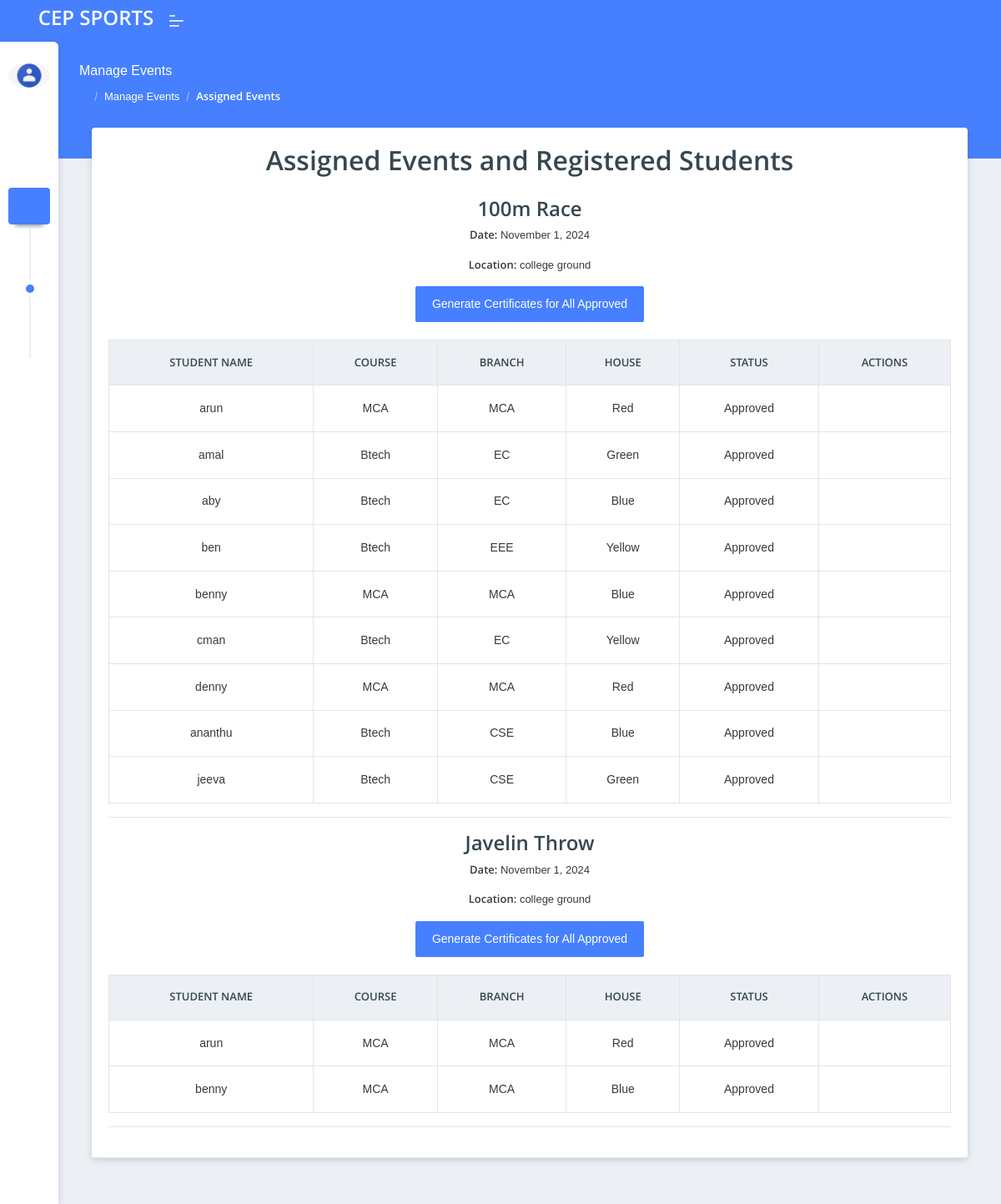
The app's page /coordinator/assigned_events/ (signed in) with its own data.
### admin_panel/models.py (models this page shows, shortened)
class SportEvent(models.Model):
    title = models.CharField(max_length=255)
    description = models.TextField()
    date = models.DateField()
    time = models.TimeField()
    location = models.CharField(max_length=255)
    sport_type = models.CharField(max_length=50)
    remarks = models.TextField(blank=True, null=True)
    coordinator = models.ForeignKey(Coordinator, on_delete=models.CASCADE)

### student/models.py (models this page shows, shortened)
class EventRegistration(models.Model):
    full_name = models.CharField(max_length=100)
    course = models.CharField(max_length=100)
    branch = models.CharField(max_length=100)
    event = models.ForeignKey(SportEvent, on_delete=models.CASCADE)
    student = models.ForeignKey(CoreStudent, on_delete=models.CASCADE,null=True)
    house = models.ForeignKey('coordinator.House', on_delete=models.CASCADE, default=1)  # Link to the House model
    approved = models.BooleanField(default=False)

### coordinator/models.py (models this page shows, shortened)
class House(models.Model):
    name = models.CharField(max_length=100)
    description = models.TextField()
    assigned_coordinator = models.ForeignKey(Coordinator, on_delete=models.CASCADE, related_name='houses')

### coordinator/views.py (the view)
# urls.py: path('assigned_events/', views.view_assigned_events, name='view_assigned_events'),
@login_required
def view_assigned_events(request):
    coordinator = get_object_or_404(Coordinator, user=request.user)
    assigned_events = CoordinatorAssignedEvent.objects.filter(coordinator=coordinator)
    events_with_students = []
    for assigned_event in assigned_events:
        event = assigned_event.sport_event
        registrations = EventRegistration.objects.filter(event=event)
        events_with_students.append((event, registrations))
    context = {
        'events_with_students': events_with_students,
    }
    return render(request, 'coordinator/view_assigned_events.html', context)

### coordinator/templates/coordinator/view_assigned_events.html (shortened to what this page needs)
{% extends "coordinator/base.html" %}
{% load static %}
{% block content %}
<div class="pcoded-main-container">
    <div class="pcoded-content">
        <div class="page-header">
            <div class="page-block">
                <div class="row align-items-center">
                    <div class="col-md-12">
                        <div class="page-header-title">
                            <h5 class="m-b-10">Manage Events</h5>
                        </div>
                        <ul class="breadcrumb">
                            <li class="breadcrumb-item"><a href="{% url 'coordinator_dashboard' %}"><i class="feather icon-home"></i></a></li>
                            <li class="breadcrumb-item"><a href="{% url 'manage_events' %}">Manage Events</a></li>
                            <li class="breadcrumb-item"><a href="#!">Assigned Events</a></li>
                        </ul>
                    </div>
                </div>
            </div>
        </div>
        <div class="col-sm-12">
            <div class="card">
                <div class="card-header text-center">
                    <h2 class="text-center mb-4">Assigned Events and Registered Students</h2>
                    {% for event, registrations in events_with_students %}
                        <h4>{{ event.title }}</h4>
                        <p><strong>Date:</strong> {{ event.date|date:"F j, Y" }}</p>
                        <p><strong>Location:</strong> {{ event.location }}</p>
                        {% if registrations|length > 0 %}
                                        <form method="POST" action="{% url 'generate_certificates_view' event.id %}">
                                            <button type="submit" class="btn btn-primary">Generate Certificates for All Approved</button>
                                        </form>
                                    {% endif %}
                                    <br>
                        {% if registrations %}
                        <table class="table table-bordered">
                            <thead>
                                <tr>
                                    <th>Student Name</th>
                                    <th>Course</th>
                                    <th>Branch</th>
                                    <th>House</th>
                                    <th>Status</th>
                                    <th>Actions</th>
                                </tr>
                            </thead>
                            <tbody>
                                {% for registration in registrations %}
                                    <tr>
                                        <td>{{ registration.full_name }}</td>
                                        <td>{{ registration.course }}</td>
                                        <td>{{ registration.branch }}</td>
                                        <td>{{ registration.house.name }}</td>
                                        <td>{{ registration.approved|yesno:"Approved,Pending" }}</td>
                                        <td>
                                        </td>
                                    </tr>
                                {% endfor %}
                            </tbody>
                        </table>
                        {% else %}
                            <p>No registrations for this event.</p>
                        {% endif %}
                        <hr>
                    {% endfor %}
                </div>
            </div>
        </div>
    </div>
{% endblock content %}

### records on screen
SportEvent: title "100m Race", date "November 1, 2024", location "college ground"
EventRegistration: full_name "arun", course "MCA", branch "MCA", house.name "Red", approved "Approved"
EventRegistration: full_name "amal", course "Btech", branch "EC", house.name "Green", approved "Approved"
EventRegistration: full_name "aby", course "Btech", branch "EC", house.name "Blue", approved "Approved"
EventRegistration: full_name "ben", course "Btech", branch "EEE", house.name "Yellow", approved "Approved"
EventRegistration: full_name "benny", course "MCA", branch "MCA", house.name "Blue", approved "Approved"
EventRegistration: full_name "cman", course "Btech", branch "EC", house.name "Yellow", approved "Approved"
EventRegistration: full_name "denny", course "MCA", branch "MCA", house.name "Red", approved "Approved"
EventRegistration: full_name "ananthu", course "Btech", branch "CSE", house.name "Blue", approved "Approved"
EventRegistration: full_name "jeeva", course "Btech", branch "CSE", house.name "Green", approved "Approved"
SportEvent: title "Javelin Throw", date "November 1, 2024", location "college ground"
EventRegistration: full_name "arun", course "MCA", branch "MCA", house.name "Red", approved "Approved"
EventRegistration: full_name "benny", course "MCA", branch "MCA", house.name "Blue", approved "Approved"
